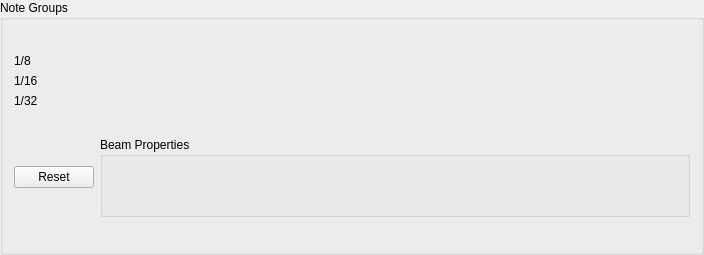
<?xml version="1.0" encoding="UTF-8"?>
<ui version="4.0">
 <class>NoteGroups</class>
 <widget class="QGroupBox" name="NoteGroups">
  <property name="geometry">
   <rect>
    <x>0</x>
    <y>0</y>
    <width>704</width>
    <height>255</height>
   </rect>
  </property>
  <property name="windowTitle">
   <string>Note Groups</string>
  </property>
  <property name="title">
   <string>Note Groups</string>
  </property>
  <layout class="QVBoxLayout" name="verticalLayout">
   <item>
    <layout class="QGridLayout" name="gridLayout">
     <property name="verticalSpacing">
      <number>6</number>
     </property>
     <item row="1" column="0" colspan="2">
      <widget class="QLabel" name="label_10">
       <property name="sizePolicy">
        <sizepolicy hsizetype="Fixed" vsizetype="Fixed">
         <horstretch>0</horstretch>
         <verstretch>0</verstretch>
        </sizepolicy>
       </property>
       <property name="text">
        <string>1/16</string>
       </property>
      </widget>
     </item>
     <item row="1" column="2">
      <widget class="Ms::ExampleView" name="view16">
       <property name="sizePolicy">
        <sizepolicy hsizetype="Expanding" vsizetype="Minimum">
         <horstretch>0</horstretch>
         <verstretch>0</verstretch>
        </sizepolicy>
       </property>
       <property name="frameShape">
        <enum>QFrame::NoFrame</enum>
       </property>
       <property name="frameShadow">
        <enum>QFrame::Raised</enum>
       </property>
       <property name="lineWidth">
        <number>2</number>
       </property>
      </widget>
     </item>
     <item row="2" column="0" colspan="2">
      <widget class="QLabel" name="label_11">
       <property name="sizePolicy">
        <sizepolicy hsizetype="Fixed" vsizetype="Fixed">
         <horstretch>0</horstretch>
         <verstretch>0</verstretch>
        </sizepolicy>
       </property>
       <property name="text">
        <string>1/32</string>
       </property>
      </widget>
     </item>
     <item row="2" column="2">
      <widget class="Ms::ExampleView" name="view32">
       <property name="sizePolicy">
        <sizepolicy hsizetype="Expanding" vsizetype="Minimum">
         <horstretch>0</horstretch>
         <verstretch>0</verstretch>
        </sizepolicy>
       </property>
       <property name="frameShape">
        <enum>QFrame::NoFrame</enum>
       </property>
       <property name="frameShadow">
        <enum>QFrame::Raised</enum>
       </property>
       <property name="lineWidth">
        <number>2</number>
       </property>
      </widget>
     </item>
     <item row="0" column="2">
      <widget class="Ms::ExampleView" name="view8">
       <property name="sizePolicy">
        <sizepolicy hsizetype="Expanding" vsizetype="Minimum">
         <horstretch>0</horstretch>
         <verstretch>0</verstretch>
        </sizepolicy>
       </property>
       <property name="frameShape">
        <enum>QFrame::NoFrame</enum>
       </property>
       <property name="frameShadow">
        <enum>QFrame::Raised</enum>
       </property>
       <property name="lineWidth">
        <number>2</number>
       </property>
      </widget>
     </item>
     <item row="0" column="0" colspan="2">
      <widget class="QLabel" name="label_9">
       <property name="sizePolicy">
        <sizepolicy hsizetype="Fixed" vsizetype="Fixed">
         <horstretch>0</horstretch>
         <verstretch>0</verstretch>
        </sizepolicy>
       </property>
       <property name="text">
        <string>1/8</string>
       </property>
      </widget>
     </item>
    </layout>
   </item>
   <item>
    <layout class="QHBoxLayout" name="horizontalLayout_2">
     <item>
      <widget class="QPushButton" name="resetGroups">
       <property name="sizePolicy">
        <sizepolicy hsizetype="Fixed" vsizetype="Fixed">
         <horstretch>0</horstretch>
         <verstretch>0</verstretch>
        </sizepolicy>
       </property>
       <property name="toolTip">
        <string>Reset note grouping</string>
       </property>
       <property name="text">
        <string>Reset</string>
       </property>
      </widget>
     </item>
     <item>
      <widget class="QGroupBox" name="groupBox">
       <property name="sizePolicy">
        <sizepolicy hsizetype="MinimumExpanding" vsizetype="Fixed">
         <horstretch>0</horstretch>
         <verstretch>0</verstretch>
        </sizepolicy>
       </property>
       <property name="minimumSize">
        <size>
         <width>134</width>
         <height>80</height>
        </size>
       </property>
       <property name="baseSize">
        <size>
         <width>0</width>
         <height>0</height>
        </size>
       </property>
       <property name="title">
        <string>Beam Properties</string>
       </property>
       <widget class="Ms::Palette" name="iconPalette" native="true">
        <property name="geometry">
         <rect>
          <x>10</x>
          <y>30</y>
          <width>571</width>
          <height>40</height>
         </rect>
        </property>
        <property name="sizePolicy">
         <sizepolicy hsizetype="Expanding" vsizetype="Fixed">
          <horstretch>1</horstretch>
          <verstretch>0</verstretch>
         </sizepolicy>
        </property>
        <property name="minimumSize">
         <size>
          <width>0</width>
          <height>0</height>
         </size>
        </property>
       </widget>
      </widget>
     </item>
    </layout>
   </item>
  </layout>
 </widget>
 <customwidgets>
  <customwidget>
   <class>Ms::ExampleView</class>
   <extends>QFrame</extends>
   <header location="global">exampleview.h</header>
   <container>1</container>
  </customwidget>
  <customwidget>
   <class>Ms::Palette</class>
   <extends>QWidget</extends>
   <header>palette.h</header>
   <container>1</container>
  </customwidget>
 </customwidgets>
 <resources/>
 <connections/>
</ui>
